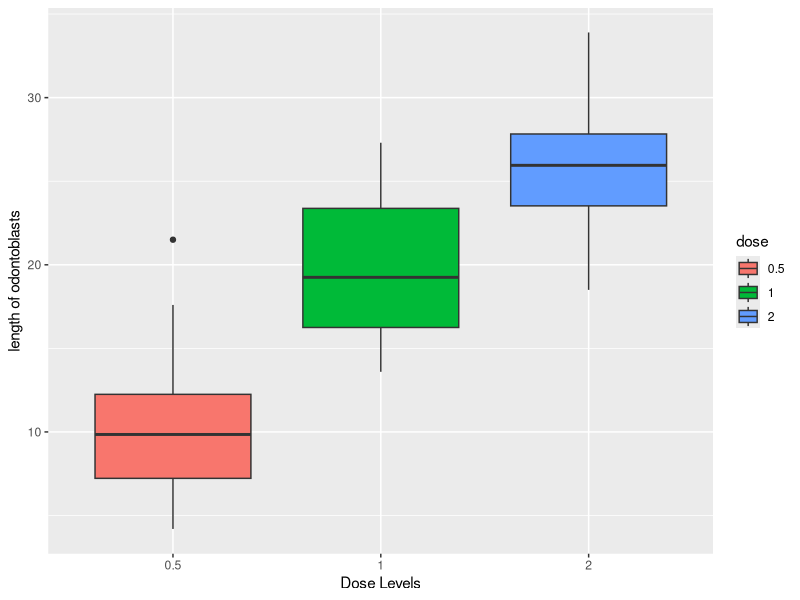
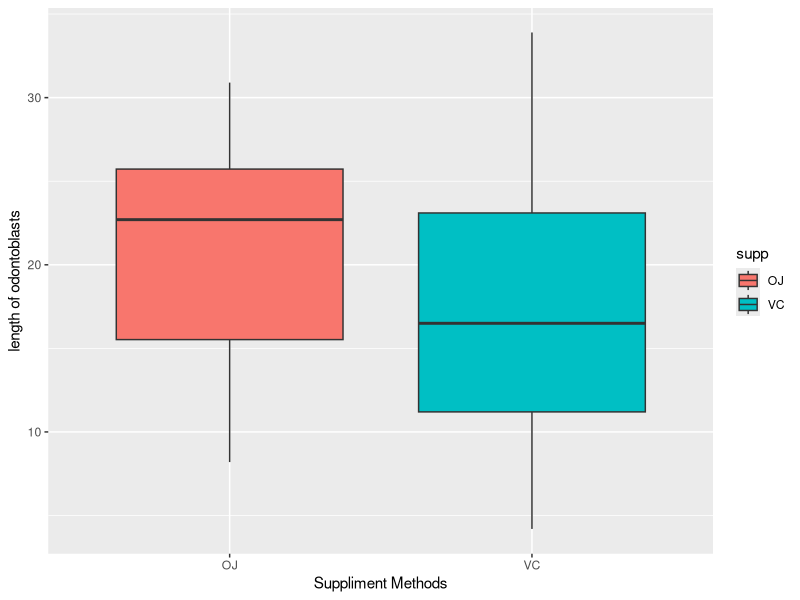
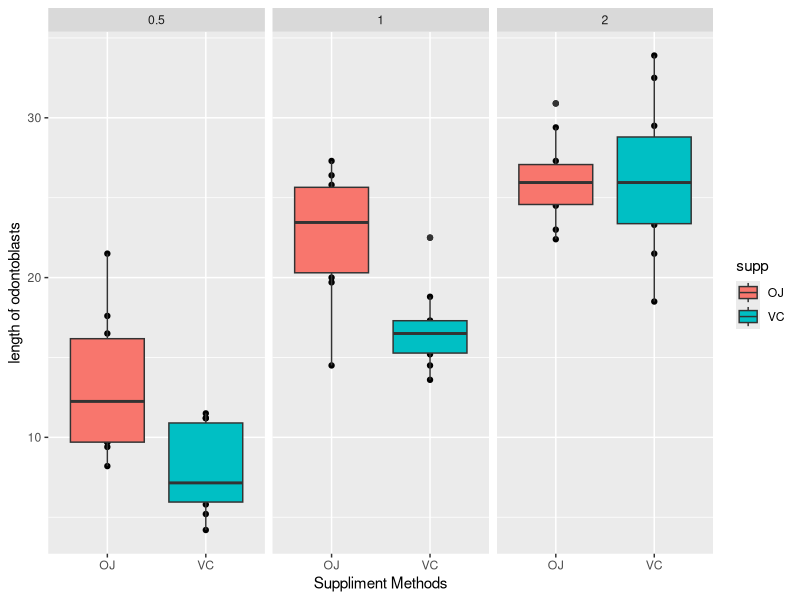

These charts were generated, in order, by the following R code: (Note: this script raises an error after producing the figures.)
## ---- chunk 1
library(knitr)
opts_chunk$set(warning = FALSE, message = FALSE,
               echo = TRUE)
library(ggplot2)
## ---- chunk 2
#load the dataset ToothGrowth and show the basic info
library(datasets)
data("ToothGrowth")
str(ToothGrowth)
head(ToothGrowth,6)
ToothGrowth$dose <- as.factor(ToothGrowth$dose)
## ---- chunk 3
#give a summary of ToothGrowth
summary(ToothGrowth)
#explore the exact data of column dose and supp
table(ToothGrowth$dose)
table(ToothGrowth$supp)
## ---- chunk 4
#plot the dose data according to len
library(ggplot2)
ggplot(aes(x=as.factor(dose), y = len), data = ToothGrowth) + geom_boxplot(aes(fill=dose)) + labs(x = "Dose Levels", y = "length of odontoblasts")
## ---- chunk 5
#plot the supp data according to len
ggplot(aes(x=supp, y = len), data = ToothGrowth) + geom_boxplot(aes(fill=supp)) + labs(x = "Suppliment Methods", y = "length of odontoblasts")
## ---- chunk 6
#show an overview of both supp and dose data we got.
qplot(x = supp, y = len, data = ToothGrowth, facets = ~dose) + geom_boxplot(aes(fill=supp)) + labs(x = "Suppliment Methods", y = "length of odontoblasts")
## ---- chunk 7
t.test(len~supp, data = ToothGrowth, paired = FALSE, var.equal = FALSE)
## ---- chunk 8
dose <- ToothGrowth$dose
supp <- ToothGrowth$supp
len <- ToothGrowth$len
t.test(len[dose==0.5],len[dose==1], data=ToothGrowth,
       paired = FALSE, var.equal = FALSE)
t.test(len[dose==0.5],len[dose==2], data=ToothGrowth,
       paired = FALSE, var.equal = FALSE)
t.test(len[dose==1],len[dose==2], data=ToothGrowth,
       paired = FALSE, var.equal = FALSE)
## ---- chunk 9
TG_0.5 <- subset(ToothGrowth, dose == 0.5)
TG_1.0 <- subset(ToothGrowth, dose == 1)
TG_2.0 <- subset(ToothGrowth, dose == 2)
t.test(len~supp, data = TG_0.5, paired = FALSE, var.equal = FALSE)
t.test(len~supp, data = TG_1.0, paired = FALSE, var.equal = FALSE)
t.test(len~supp, data = TG_2.0, paired = FALSE, var.equal = FALSE)

